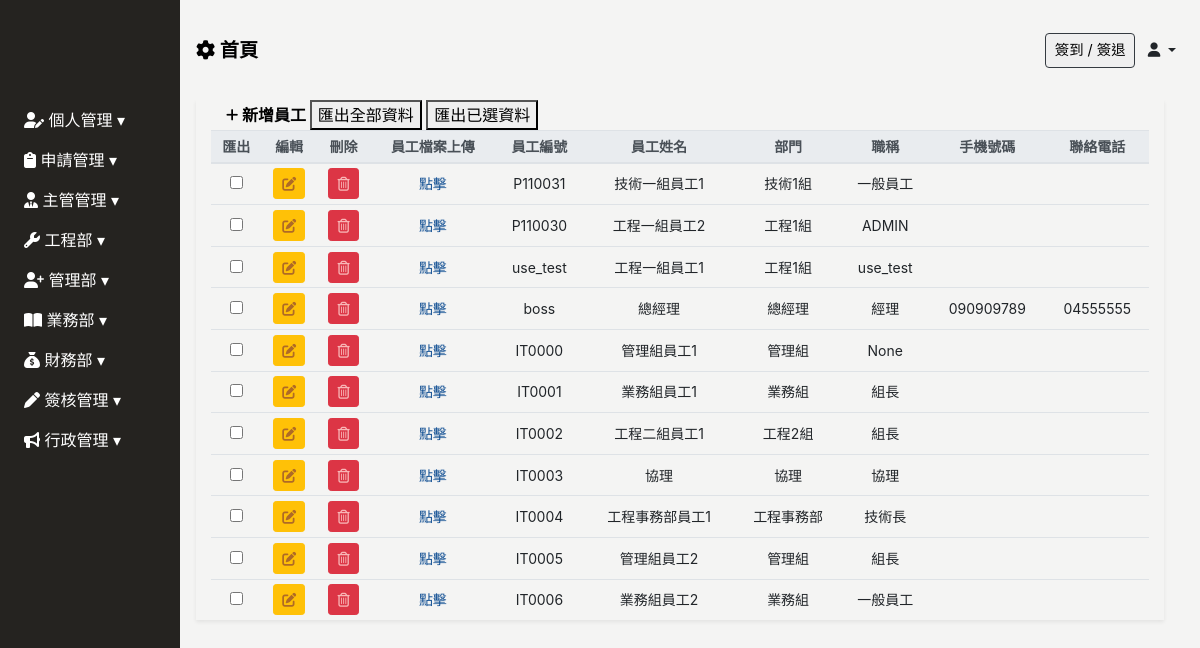
/employee/, run on the app's committed database.
### Backend/models.py (models this page shows, shortened)
class ModifiedModel(models.Model):
    modified_by = models.ForeignKey("Employee", on_delete=models.SET_NULL, null=True, blank=True)
    created_date = models.DateField(default=timezone.now,verbose_name='建立日期')
    update_date = models.DateField(auto_now=True, verbose_name='更新日期')
    class Meta:
        abstract = True

class Employee(ModifiedModel):
    GENDER_CHOICES = [
        ('M', '男'),
        ('F', '女'),
    ]
    BLOOD_TYPE_CHOICES = [
        ('A', 'A型'),
        ('B', 'B型'),
        ('AB','AB型'),
        ('O', 'O型'),
    ]
    MARITAL_STATUS_CHOICES = [
        ('M', '已婚'),
        ('S', '未婚'),
        ('D', '離異'),
    ]
    MILITARY_STATUS_CHOICES = [
        ('M', '義務役'),
        ('E', '免服役'),
        ('A', '替代役'),
    ]
    user = models.OneToOneField(User, null=True, blank=True, on_delete=models.CASCADE)
    profile_image = models.ImageField(upload_to='employee_profile/', blank=True, null=True, default='employee_profile/default_profile.png', verbose_name='員工照片')
    location_city = models.CharField(max_length=4, choices=LOCATION_CHOICES, null=True, blank=True, verbose_name='居住城市(用於計算)')
    uploaded_files = models.ManyToManyField(UploadedFile,blank=True,  related_name="userfile")
    full_name = models.CharField(max_length=30, null=True, blank=True, verbose_name='員工名稱')
    employee_id	 = models.CharField(max_length=30, blank=True,verbose_name='員工ID')
    departments = models.ForeignKey('Department', on_delete=models.SET_NULL, blank=True, null=True, related_name='employees', verbose_name='部門名稱')# 你可以通过department.employees.all()访问一个部门的所有员工。
    position = models.CharField(max_length=30, null=True, blank=True, verbose_name='職稱')
    phone_number = models.CharField(max_length=20, null=True, blank=True,verbose_name='手機號碼')
    contact_number = models.CharField(max_length=20, null=True, blank=True,verbose_name='聯絡電話')
    start_date = models.DateField(null=True, blank=True, verbose_name='到職日期')
    seniority = models.DecimalField(max_digits=3, decimal_places=1, null=True, blank=True, verbose_name='目前年資')
    id_number = models.CharField(max_length=20, null=True, blank=True, verbose_name='身份證字號')
    birthday = models.DateField(null=True, blank=True, verbose_name='出生日期')
    gender = models.CharField(max_length=1, choices=GENDER_CHOICES, null=True, blank=True, verbose_name='性別')
    blood_type = models.CharField(max_length=2, choices=BLOOD_TYPE_CHOICES, null=True, blank=True, verbose_name='血型')
    birth_place = models.CharField(max_length=100, null=True, blank=True, verbose_name='出生地')
    marital_status = models.CharField(max_length=1, choices=MARITAL_STATUS_CHOICES, null=True, blank=True, verbose_name='婚姻狀況')
    military_status = models.CharField(max_length=1, choices=MILITARY_STATUS_CHOICES, null=True, blank=True, verbose_name='兵役狀況')
    permanent_address = models.CharField(max_length=50, null=True, blank=True, verbose_name='戶籍地址')
    current_address_city = models.CharField(max_length=50, null=True, blank=True, verbose_name='現居地址縣市')
    current_address = models.CharField(max_length=50, null=True, blank=True, verbose_name='現居地址')
    location = models.CharField(max_length=50, null=True, blank=True, verbose_name='所在地')
    company_email = models.EmailField(null=True, blank=True, verbose_name='公司E_Mail')
    personal_email = models.EmailField(null=True, blank=True, verbose_name='個人E_Mail')
    emergency_contact = models.CharField(max_length=50, null=True, blank=True, verbose_name='緊急聯絡人1')
    emergency_contact_relations = models.CharField(max_length=50, null=True, blank=True, verbose_name='關係1')
    emergency_contact_phone = models.CharField(max_length=20, null=True, blank=True, verbose_name='聯絡人電話1')
    default_salary = models.IntegerField(default=27000, null=True, blank=True, verbose_name="薪資")#預設薪資
    class Meta:
        verbose_name = "員工"   # 單數
        verbose_name_plural = verbose_name   #複數

class Department(ModifiedModel):
    COMPANY_CHOICES = [
        ('艾力克電機', '艾力克電機'),
        ('維景', '維景'),
    ]
    belong_to_company =models.CharField(max_length=20,choices=COMPANY_CHOICES, null=True, blank=True,verbose_name="所屬公司")
    parent_department  = models.ForeignKey('self',max_length=30,  on_delete=models.SET_NULL, null=True, blank=True, verbose_name='上層部門')
    department_name = models.CharField(max_length=30, null=True, blank=True,verbose_name='部門名稱')
    department_id = models.CharField(max_length=20, null=True, blank=True,verbose_name='部門編號')
    class Meta:
        verbose_name = "部門"   # 單數
        verbose_name_plural = verbose_name   #複數
    def __str__(self):
        return f"{self.department_name}({self.belong_to_company})"

### Frontend/views.py (the view)
# urls.py: path('employee/', views.Employee_list.as_view(), name='employee_list'),
class Employee_list(UserPassesTestMixin,ListView):
    model = Employee
    template_name = 'employee/employee.html'
    context_object_name = 'employee'
    def get_context_data(self, **kwargs):
        context = super().get_context_data(**kwargs)
        context["department_list"] = Department.objects.values('id','department_name')
        context['employee_form'] = EmployeeForm()
        return context
    def test_func(self):
        if settings.PASS_TEST_FUNC:
            return True
        return self.request.user.groups.filter(name__icontains='管理部').exists()

### Backend/forms.py (shortened to what this page needs)
class EmployeeForm(BaseModelForm):
    class Meta:
        model = Employee
        fields = '__all__'
        widgets = {
            'location_city': forms.Select(attrs={'class': 'form-control form-control-sm', 'id':'location_city', "name":'location_city', 'required': 'true'}),
            'departments': forms.Select(attrs={'class': 'form-control form-control-sm', 'id':'departments', "name":'departments', 'required': 'true'}),
            'gender': forms.Select(attrs={'class': 'form-control form-control-sm', 'id':'gender', "name":'gender', 'required': 'true'}),
            'blood_type': forms.Select(attrs={'class': 'form-control form-control-sm', 'id':'blood_type', "name":'blood_type'}),
            'marital_status': forms.Select(attrs={'class': 'form-control form-control-sm', 'id':'marital_status', "name":'marital_status'}),
            'military_status': forms.Select(attrs={'class': 'form-control form-control-sm', 'id':'military_status', "name":'military_status'})
        }

### Backend/context_processors.py (called while the page is built, shortened)
def approval_count(request):
    if  isinstance(request.user, AnonymousUser):
        return {'approval_count': 0}

def pass_test_func(request):
    pass_test_func = settings.PASS_TEST_FUNC
    return {"pass_test_func":pass_test_func}

def sys_messages(request):
    if  isinstance(request.user, AnonymousUser):
        return {'sys_messages': {}}

def client_list(request):
    clients = Client.objects.all()
    return {'clients': clients}

### Frontend/templatetags/custom_tags.py (called while the page is built)
@register.filter
def in_group_T_or_F(user, group):
    is_supervisor = False
    is_in_group = any(group in user_group.name for user_group in user.groups.all())
    return is_in_group

### Frontend/templates/employee/employee.html (shortened to what this page needs)
{% extends 'base/base_dashboard.html' %}
{% block import %}
{% load static%}
<link rel="stylesheet" href="{% static 'css/employee/employee.css' %}">
{% endblock %}
{% block main %}
<div class="main px-3" id="employee-app">
    <div class="employee-table container-fluid shadow-sm table-responsive-lg">
        <table class="table table-sm table-hover text-center" id="table" data-toggle="table" data-sortable="true"
        data-toolbar="#toolbar" data-search="true" data-show-columns="true"data-filter-strict-search="true"
        data-show-columns-toggle-all="true" data-pagination="true" data-page-size="25" data-page-list="[25, All]"
        data-filter-control="true">
            <div id="toolbar">
                <div class="employee-header container-fluid">
                    <a href="" class="font-weight-bold" id="sys_new" data-toggle="modal"data-target="#employee-modal">
                        <i class="fa-solid fa-plus fa-sm" style="color: #000000;"></i> 新增員工
                    </a>
                    <button class="d-none d-md-inline-block" onclick="exportAllOptionToExcel('員工.xlsx')"data-export-url="{% url 'excel_export' %}">匯出全部資料</button>
                    <button class="d-none d-md-inline-block" onclick="exportSelectedOptionToExcel('員工.xlsx')">匯出已選資料</button>
                </div>
            </div>
            <thead class="thead-light" style="font-size: 14px;">
                <tr class="text-nowrap">
                    <th data-force-hide="true" data-switchable="false" data-no-print="true" data-field="checkbox" class="d-none d-md-table-cell">匯出</th>
                    <th data-force-hide="true" data-switchable="false" data-no-print="true" data-field="edit">編輯</th>
                    <th data-force-hide="true" data-switchable="false" data-no-print="true" data-field="delete">刪除</th>
                    <th data-force-hide="true" data-switchable="false" data-no-print="true" data-field="employee_file_upload" >員工檔案上傳</th>
                    <th data-field="employee_id" data-sortable="true">員工編號</th>
                    <th data-field="full_name" data-sortable="true">員工姓名</th>
                    <th data-field="departments" data-sortable="true">部門</th>
                    <th data-field="position" data-sortable="true">職稱</th>
                    <th data-field="phone_number" data-sortable="true">手機號碼</th>
                    <th data-field="contact_number" data-sortable="true">聯絡電話</th>
                </tr>
            </thead>
            <tbody class="text-nowrap" style="font-size: 14px;">
                {% for p in employee %}
                {% if p.user.is_active %}
                <tr>
                    <td><input type="checkbox" name="importcheckd" onclick="updateCheckedArray(this)"value="{{ p.id }}"></td>
                    <td>
                        <a type="button" data-url="employee" data-id="{{p.pk}}"
                        class="sys_get btn btn-sm btn-warning" data-toggle="modal"
                        data-target="#employee-modal"><i class="fas fa-edit"></i></a>
                    </td>
                    <td>
                        <a data-url="employee" data-id="{{p.pk}}" type="button"
                        class="sys_del btn btn-sm btn-danger"><i class="far fa-trash-alt"></i></a>
                    </td>
                    <td>
                        <a href="" onclick="setEmployeeId({{p.pk}})" data-toggle="modal" data-target="#fileUploadModal">點擊</a>
                    </td>
                    <td>{{ p.employee_id }} </td>
                    <td>{{ p.full_name }}</td>
                    <td>{{ p.departments.department_name }}</td>
                    <td>{{ p.position }}</td>
                    <td>{% if p.phone_number %}{{ p.phone_number }}{% endif %}</td>
                    <td>{% if p.contact_number %}{{ p.contact_number }}{% endif %}</td>
                </tr>
                {% endif %}
                {% endfor %}
            </tbody>
        </table>
    </div>
</div>
{% endblock %}

### static/css/base/base.css (style rules this page uses)
:root { --sidebar-width: 180px; --theme-black: #252320; --theme-white: #f4f4f3; }
body { background: var(--theme-white); }
button { color: #000; }
i.fa-trash-alt { color: #f8b6b6; }
i.fa-edit { color: #af6a26; }

### static/css/index/index-login.css (style rules this page uses)
.main { width: calc(100vw - var(--sidebar-width) - 20px); position: relative; left: var(--sidebar-width); top: 100px; }

### static/css/employee/employee.css (style rules this page uses)
.employee-header a { text-decoration: none; color: black; }
.employee-table td { vertical-align: middle; }

### data on the page
Employee: employee_id "P110031", full_name "技術一組員工1", departments.department_name "技術1組", position "一般員工"
Employee: employee_id "P110030", full_name "工程一組員工2", departments.department_name "工程1組", position "ADMIN"
Employee: employee_id "use_test", full_name "工程一組員工1", departments.department_name "工程1組", position "use_test"
Employee: employee_id "boss", full_name "總經理", departments.department_name "總經理", position "經理", phone_number "090909789", contact_number "04555555"
Employee: employee_id "IT0000", full_name "管理組員工1", departments.department_name "管理組", position "None"
Employee: employee_id "IT0001", full_name "業務組員工1", departments.department_name "業務組", position "組長"
Employee: employee_id "IT0002", full_name "工程二組員工1", departments.department_name "工程2組", position "組長"
Employee: employee_id "IT0003", full_name "協理", departments.department_name "協理", position "協理"
Employee: employee_id "IT0004", full_name "工程事務部員工1", departments.department_name "工程事務部", position "技術長"
Employee: employee_id "IT0005", full_name "管理組員工2", departments.department_name "管理組", position "組長"
Employee: employee_id "IT0006", full_name "業務組員工2", departments.department_name "業務組", position "一般員工"
